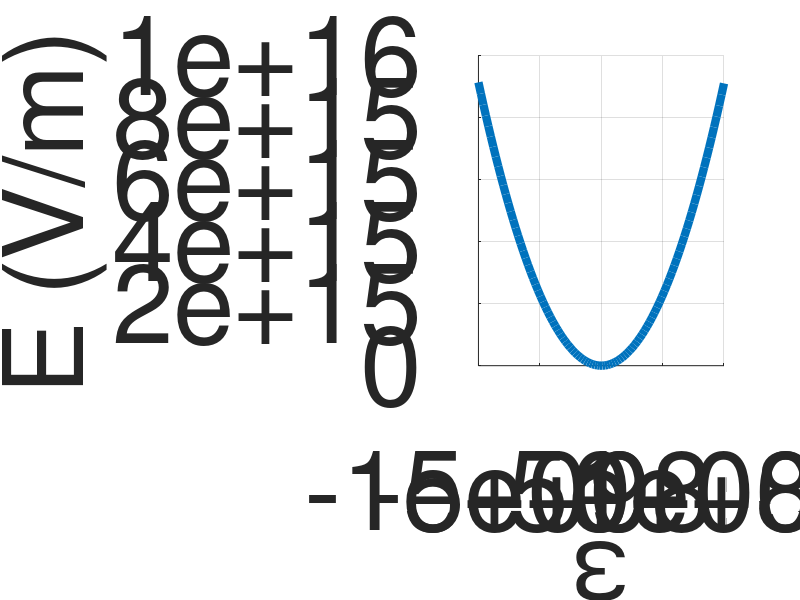

MATLAB code for this plot:
% Create a figure with 1080p resolution
figure('Position', [100, 100, 1300, 1080]);

% Define the coefficients
alpha0 = 119.61e1;
alpha1 = 2.099e+02;
beta = -2.844e+02;
gamma = 2.546e+04;
epsilon = 1e7;
Q11=0.0228;
C11=2.88e11;
C11=2.88e11;
C12=1.15e11;

% Scaling
ab=1e7;
alpha0=alpha0/ab;
alpha1=alpha1/ab;
beta=beta/ab;
gamma=gamma/ab;

C11=C11/ab;
C12=C12/ab;

K = (C11+2*C12)/3;

% Define values of T and P
T_values = [300];
P_values = [0.2];

% Define the range of epsilon values
epsilon_values = linspace(-100e7, 100e7, 100);
E_values = zeros(length(epsilon_values), length(P_values));

% Calculate E for each combination of P and epsilon
for i = 1:length(P_values)
    P = P_values(i);
    for j = 1:length(epsilon_values)
        epsilon = epsilon_values(j);
        T = T_values(1); % Assuming a single value for T from T_values
        a = alpha0+ (alpha1*(T-676)+Q11*epsilon^2)*2*P + (3*beta-2*Q11*epsilon)*P^2 + 4*gamma*P.^3 - K*epsilon;
        b = 0;
        c = 0; % Placeholder value for c
        E_values(j, i) = a + b + c;
    end
end

% Plot the results
hold on;
for i = 1:length(P_values)
    plot(epsilon_values, E_values(:, i), 'LineWidth', 6);
end
hold off;

% Add labels and title
set(gca, 'FontSize', 80);
xlabel('\epsilon', 'FontSize', 80);
ylabel('E (V/m)', 'FontSize', 80);
%title('E(P, \epsilon) = \alpha_0 + 2\alpha_1 P + 3\beta P^2 + 4\gamma P^3 + 1/2C_{11}\epsilon^2+2Q_{11}\epsilon^2P', 'FontSize', 40);
grid on;

% Add horizontal and vertical lines at zero
%line([0 0], ylim, 'Color', 'k', 'LineWidth', 2); % Vertical line
%line(xlim, [0 0], 'Color', 'k', 'LineWidth', 2); % Horizontal line

% Remove x and y labels and data axis
%axis off;

% Save the figure as a tight-fit PDF file with high resolution
pdfFileName = 'P-Epsilon.pdf';
exportgraphics(gcf, pdfFileName, 'ContentType', 'vector', 'Resolution', 1080);
disp(['Tight-fit PDF saved as "', pdfFileName, '" in the current location.']);
